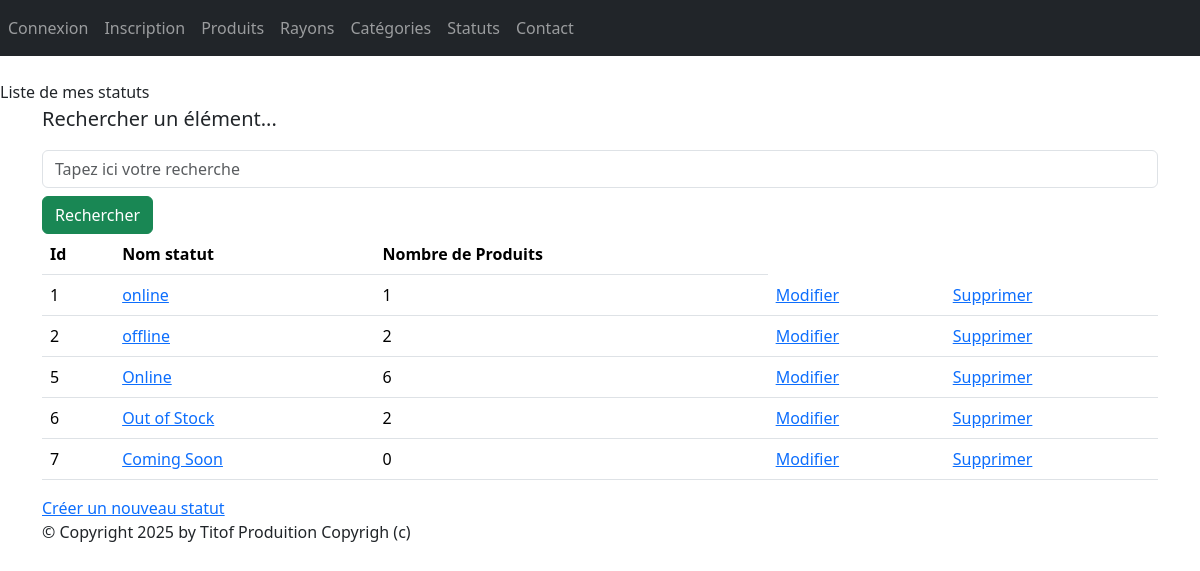
The page /monApp/statuts/ on the database as committed earlier.
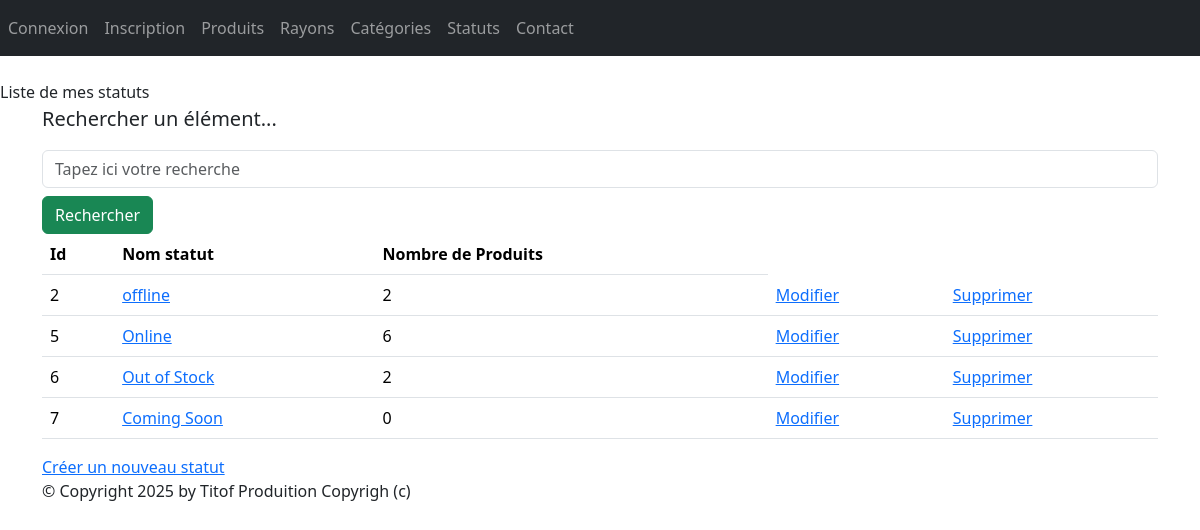
The same page on the database as committed later.
### monApp/models.py (models this page shows, shortened)
class Statut(models.Model):
    idStatut = models.AutoField(primary_key=True)
    nomStatut = models.CharField(max_length=100)

### monApp/views.py (the view, shortened to what this page needs)
# urls.py: path("statuts/", StatutListView.as_view(), name="statuts"),
class StatutListView(ListView):
    model = Statut
    template_name = "monApp/list_statuts.html"
    context_object_name = "stats"
    def get_queryset(self):
        query = self.request.GET.get('search')
        if query:
            return Statut.objects.filter(nomStatut__icontains=query).annotate(nb_produits=Count('produits'))
        return Statut.objects.annotate(nb_produits=Count('produits'))
    def get_context_data(self, **kwargs):
        context = super(StatutListView, self).get_context_data(**kwargs)
        context['titremenu'] = "Liste de mes statuts"
        return context

### monApp/templates/monApp/list_statuts.html
{% extends 'monApp/base.html' %}
{% block menu %}
{{titremenu}}
{% endblock %}
{% block contenu %}
<p class="lead mb-3 ml-0">Rechercher un élément...</p>
<form method="GET" action="">
<input class="form-control" type="text" name="search" placeholder="Tapez ici votre recherche"
value="{{ request.GET.search }}">
<button type="submit" class="btn btn-success mt-2">Rechercher</button>
</form>
<table class="table">
    <thead>
        <th>Id</th>
        <th>Nom statut</th>
        <th>Nombre de Produits</th>
    </thead>
    <tbody>
        {% for statut in stats %}
        <tr>
            <td>{{ statut.idStatut }} </td>
            <td><a href="{% url 'dtl_statut' statut.idStatut %}">{{ statut.nomStatut }}</a></td>
            <td>{{ statut.nb_produits }} </td>
            <td><a href="{% url 'statut-chng' statut.idStatut %}">Modifier</a></td>
            <td><a href="{% url 'statut-del' statut.idStatut %}">Supprimer</a></td>
        </tr>
        {% endfor %}
    </tbody>
</table>
<a href="{% url 'crt-statut' %}">Créer un nouveau statut</a>
{% endblock %}

Rows that differ between the two databases and show on the page:
removed Statut: idStatut "1", nomStatut "online", nb_produits "1"
